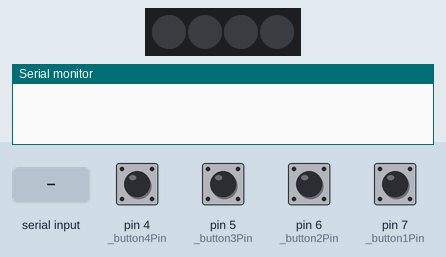
The sketch below on a simulated Arduino Uno, built with avr-gcc and run on an emulated ATmega328P. Parts: 4 RGB LEDs in strip order, left to right, the last lines printed to the serial monitor. The test bench sets the inputs (shaded band); at power-on: pin 4 (_button4Pin), pin 5 (_button3Pin), pin 6 (_button2Pin), pin 7 (_button1Pin) LOW.

Above: at 1.2 s.
1.3 s: pin 4 (_button4Pin) pulled HIGH for 0.15 s
At 1.8 s:
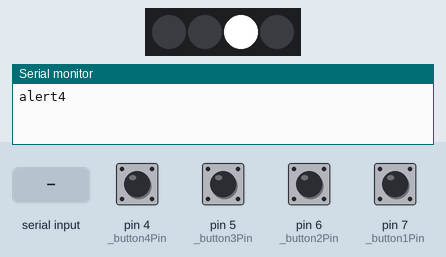
2.9 s: pin 5 (_button3Pin) pulled HIGH for 1 s
At 4.4 s:
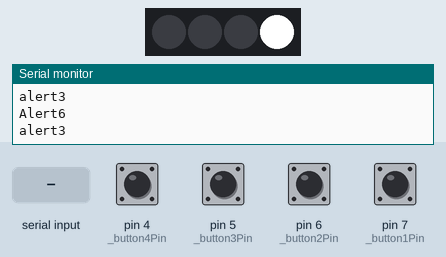
5.4 s: pin 6 (_button2Pin) pulled HIGH for 0.15 s
At 6.1 s:
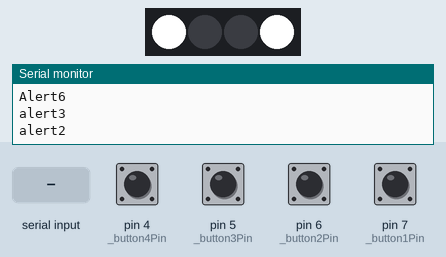
7.0 s: pin 7 (_button1Pin) pulled HIGH for 0.15 s
At 7.4 s:
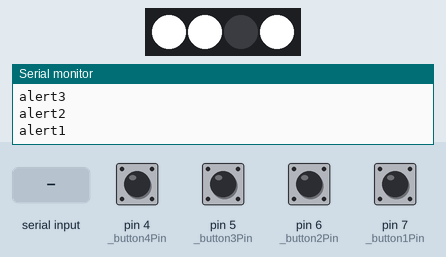
8.6 s: pin 5 (_button3Pin) pulled HIGH for 0.15 s
At 9.4 s:
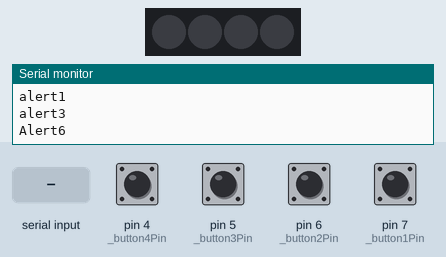
10.3 s: "#" received over Serial
At 11.9 s:
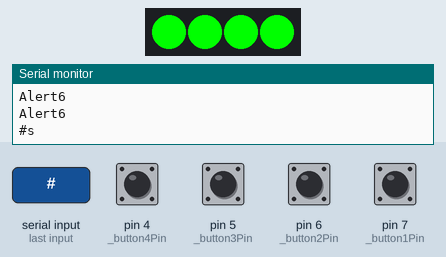
Timing chart, 0 to 13.4 s (numbered marks = the images above; inputs shaded):
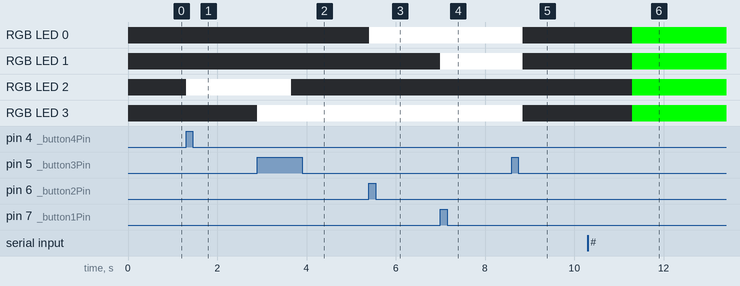

Measured:
- after the input at 1.3 s, RGB LED 2: off → RGB(255, 255, 255) at once
- after the input at 2.9 s, RGB LED 2: RGB(255, 255, 255) → off after 0.75 s; RGB LED 3: off → RGB(255, 255, 255) at once
- after the input at 5.4 s, RGB LED 0: off → RGB(255, 255, 255) at once
- after the input at 7.0 s, RGB LED 1: off → RGB(255, 255, 255) at once
- after the input at 8.6 s, RGB LED 0, RGB LED 1, RGB LED 3: RGB(255, 255, 255) → off after 0.25 s
- after the input at 10.3 s, RGB LED 0–3: off → RGB(0, 255, 0) after 1.0 s

The sketch:

simon.ino
```cpp
#include <FastLED.h>

// C++ code
//

#define NUM_LEDS_SIMON 4
#define LED_PIN_SIMON 2
CRGB leds_simon[NUM_LEDS_SIMON];

#define _button1Pin 7
#define _button2Pin 6
#define _button3Pin 5
#define _button4Pin 4

bool simonSolved = false;
//sequence must be defined here.
//it is impossible for the sequence to be solved with values above 4
String sequence_simon = "5555";
String currentInput_simon = "";

void setup()
{
  FastLED.addLeds<WS2812B,LED_PIN_SIMON,GRB>(leds_simon,NUM_LEDS_SIMON);

  pinMode(_button1Pin, INPUT);
  pinMode(_button2Pin, INPUT);
  pinMode(_button3Pin, INPUT);
  pinMode(_button4Pin, INPUT);

  Serial.begin(9600);
}

void loop()
{
  ReadSerialData();

  if(sequence_simon.length() == currentInput_simon.length() && !simonSolved){
    Serial.println("Alert6");

    if(sequence_simon == currentInput_simon){
      simonSolved = true;
      Serial.println("#s");
      leds_simon[0] = CRGB(0, 255, 0);
      leds_simon[1] = CRGB(0, 255, 0);
      leds_simon[2] = CRGB(0, 255, 0);
      leds_simon[3] = CRGB(0, 255, 0);
      FastLED.show();
    }else{
      ResetSimon();
    }
  }

  if(!simonSolved){
    if(digitalRead(_button1Pin) == HIGH){
      currentInput_simon += '1';
      //replace next with LED array change
      leds_simon[1]=CRGB(255, 255, 255);
      FastLED.show();
      Serial.println("alert1");
      delay(250);
    }

    if(digitalRead(_button2Pin) == HIGH){
      currentInput_simon += '2';
      //replace next with LED array change
      leds_simon[0]=CRGB(255, 255, 255);
      FastLED.show();
      Serial.println("alert2");
      delay(250);
    }

    if(digitalRead(_button3Pin) == HIGH){
      currentInput_simon += '3';
      //replace next with LED array change
      leds_simon[3]=CRGB(255, 255, 255);
      FastLED.show();
      Serial.println("alert3");
      delay(250);
    }

    if(digitalRead(_button4Pin) == HIGH){
      currentInput_simon += '4';
      //replace next with LED array change
      leds_simon[2]=CRGB(255, 255, 255);
      FastLED.show();
      Serial.println("alert4");
      delay(250);
    }
  }
}

String readData = "";

void ReadSerialData(){
  //reading data from unity for dynamic changes
  if (Serial.available() > 0) {
    readData = Serial.readString();

    //simon says prefix: #
    if(readData.startsWith("#")){
      sequence_simon = readData.substring(1, 5);
      sequence_simon.trim();
      Serial.println(sequence_simon);
    }

    //RGB prefix: $
    if(readData.startsWith("$")){
      //do stuff
    }

    //RFID prefix: %
    if(readData.startsWith("%")){
      //do stuff
    }
  }
}

void ResetSimon(){
  //replace next with LED array change
  leds_simon[0]=CRGB(0);
  leds_simon[1]=CRGB(0);
  leds_simon[2]=CRGB(0);
  leds_simon[3]=CRGB(0);
  FastLED.show();

  currentInput_simon = "";
}
```
